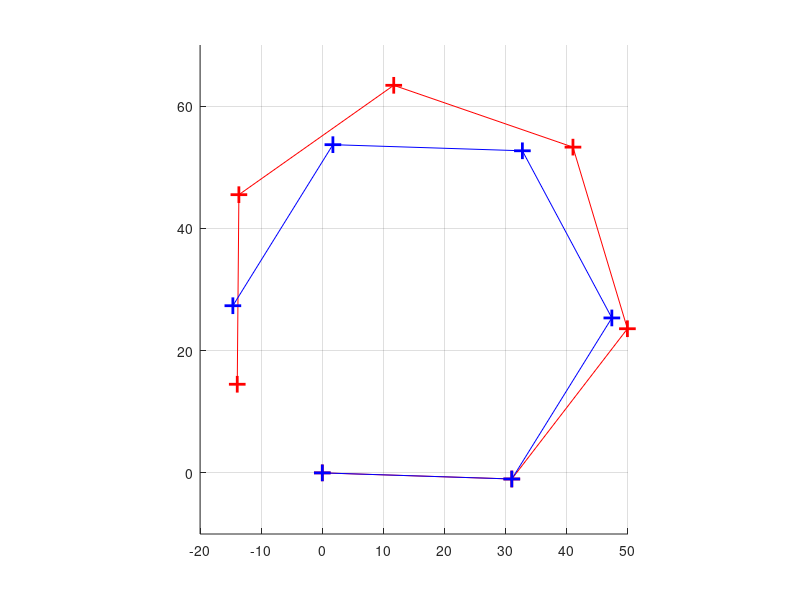

Here is the MATLAB script that generated this plot:
% Maximum Likelihood - Graph SLAM Loop Closure

function ML_GraphSLAMLoopClosure()

    % posb compound-added by posa
    function pos = comp_add(posa, posb)
        anga = posa(3);
        pos = [posb(1)*cos(anga)-posb(2)*sin(anga)+posa(1); ...
            posb(1)*sin(anga)+posb(2)*cos(anga)+posa(2); ...
            posb(3)+anga];
        while(pos(3)>pi)
            pos(3) = pos(3)-2*pi;
        end
        while(pos(3)<=-pi)
            pos(3) = pos(3)+2*pi;
        end
    end

    function pos = comp_inv(posa)
        ang = posa(3);
        pos = [-posa(1)*cos(ang)-posa(2)*sin(ang); posa(1)*sin(ang)-posa(2)*cos(ang); -ang];
        while(pos(3)>pi)
            pos(3) = pos(3)-2*pi;
        end
        while(pos(3)<=-pi)
            pos(3) = pos(3)+2*pi;
        end
    end

    % posb relative to posa
    function pos = comp_sub(posb, posa)
        pos = comp_add(comp_inv(posa), posb);
    end

L = 30;
% rpos(:,k) denotes the pose of pos(:,k+1) relative to pos(:,k) (pos(:,end+1) = pos(:,1))
rpos_set = [L;0;pi/3]*ones(1,6);  % 3 x 4 matrix
pos_set = zeros(3,size(rpos_set,2));
for k = 2:size(rpos_set,2)
    pos_set(:,k) = comp_add(pos_set(:,k-1), rpos_set(:,k-1));
end

errstd_x = 1; errstd_y = 1; errstd_a = 0.1;
% Simulate measurements with errors
rpos_msr = rpos_set + repmat([errstd_x;-errstd_y;-errstd_a],1,size(pos_set,2));

pos_msr_o = pos_set(:,1)*ones(1,size(rpos_set,2)+1);
for k = 1:size(rpos_set,2)
    pos_msr_o(:,k+1) = comp_add(pos_msr_o(:,k), rpos_msr(:,k));
end



% Loop closure optimization:
% Find the closed-loop poses (satisfying pose(N+2) = pose(1)) that fits the relative pose measurements in ML sense
% In this example, pos(:,1) is always [0;0;0], and we only need to find the optimal pos(:,2), pos(:,3), pos(:,4)
pos = pos_msr_o(:,1:(end-1));

    % Establish an objective function in terms of closed-loop poses, which characterizes the overall relative pose error
    % Compute the overall relative pose error from the closed-loop poses
    function rp_err = FErrorRPos(pos)
        rpos = zeros(3*size(pos,2),1);
        for k2 = 1:(size(pos,2)-1)
            rpos((3*k2-2):(3*k2),1) = comp_sub(pos(:,k2+1),pos(:,k2));
        end
        rpos((end-2):end,1) = comp_sub(pos(:,1),pos(:,end));
        rp_err = rpos - reshape(rpos_msr,[],1);
        % Standardize the error vector
        rp_err = rp_err./repmat([errstd_x;errstd_y;errstd_a],size(rpos_set,2),1);
    end

    % Compute the matrix of partial derivatives with respect to pos(:,2:end)
    dt = 0.0001;
    EMat = eye(3*(size(pos,2)-1))*dt;

    function difF = DifFErrorRPos(pos)
        difF = zeros(3*size(pos,2),size(EMat,1));
        for k2 = 1:size(EMat,1)
            dPos = [[0;0;0], reshape(EMat(:,k2),3,[])];

            difF(:,k2) = (FErrorRPos(pos+dPos)-FErrorRPos(pos-dPos))/(2*dt);
        end
    end

err_sum_old = sum(FErrorRPos(pos).^2);
fprintf('Pose initialization : %s \n  std_error_sum = %f \n', mat2str(pos), err_sum_old);
%%%%%%%%%%%%%%%%%%%%%%%%%%%%%%%%%%%%%%%%%%%%%%%%%%%%%%%%%%%%%%%%%%%%%%%%%%%%
% Practice: Complete the iteration code to find the optimal  pos  in maximum likelihood sense
% In this example, pos(:,1) is always [0;0;0], and we only need to find the optimal pos(:,2), pos(:,3), pos(:,4) ...
disp(size(pos));
for iter = 1:10
  grad = DifFErrorRPos(pos);
  step = inv(transpose(grad) * grad) * transpose(grad) * FErrorRPos(pos);
  size(reshape(step, 3, 5));
  pos(:,2:end) = pos(:,2:end) - reshape(step, 3, 5);
  sum(FErrorRPos(pos).^2)
end

figure(1); set(1, 'Position', [100,100,500,500]); hold on;
plot(pos_msr_o(1,:), pos_msr_o(2,:), '+r', 'MarkerSize', 12, 'LineWidth', 2); plot(pos_msr_o(1,:), pos_msr_o(2,:), 'r');
plot(pos(1,:), pos(2,:), '+b', 'MarkerSize', 12, 'LineWidth', 2); plot(pos(1,:), pos(2,:), 'b');
hold off; xlim([-20,50]); ylim([-10,70]); axis equal; grid on;

disp(pos);

%%%%%%%%%%%%%%%%%%%%%%%%%%%%%%%%%%%%%%%%%%%%%%%%%%%%%%%%%%%%%%%%%%%%%%%%%%%%

end
